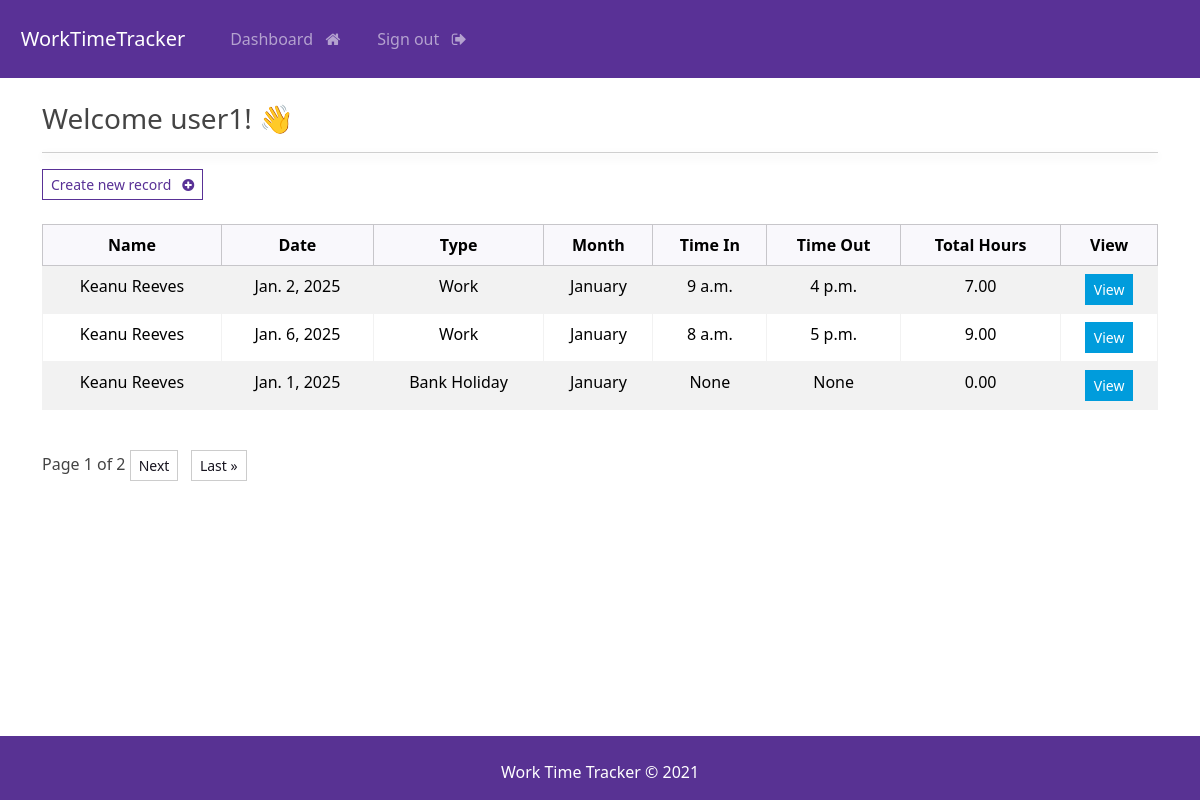
Screenshot of /dashboard (signed in) with the database file from the repository.
### webapp/models.py (models this page shows, shortened)
class Workday(models.Model):
    user = models.ForeignKey(User, on_delete=models.CASCADE)
    WORKDAY_TYPE = [
        ('Work', 'Work'),
        ('Sick Leave', 'Sick Leave'),
        ('Annual Leave', 'Annual Leave'),
        ('Bank Holiday', 'Bank Holiday'),
    ]
    MONTH = [
        ('January', 'January'),
        ('February', 'February'),
        ('March', 'March'),
        ('April', 'April'),
        ('May', 'May'),
        ('June', 'June'),
        ('July', 'July'),
        ('August', 'August'),
        ('September', 'September'),
        ('October', 'October'),
        ('November', 'November'),
        ('December', 'December'),
    ]
    id = models.AutoField(primary_key=True)
    firstname = models.CharField(max_length=100)
    lastname = models.CharField(max_length=100)
    date = models.DateField()
    month = models.CharField(
        max_length=20,
        choices=MONTH,
        default=get_current_month,
    )
    workday_type = models.CharField(
        max_length=20,
        choices=WORKDAY_TYPE,
        default='Work',
    )
    time_in = models.TimeField(blank=True, null=True)
    time_out = models.TimeField(blank=True, null=True)
    @property
    def total_hours(self):
        if self.time_in and self.time_out:
            time_in_dt = datetime.combine(date.today(), self.time_in)
            time_out_dt = datetime.combine(date.today(), self.time_out)
            time_diff = time_out_dt - time_in_dt
            return time_diff.total_seconds() / 3600  # Convert seconds to hours
        return 0

### webapp/views.py (the view)
# urls.py: path('dashboard', views.dashboard, name="dashboard"),
@login_required(login_url='login')
def dashboard(request):
    if request.user.is_superuser:
        records_list = Workday.objects.all()  # Superuser sees all records
    else:
        records_list = Workday.objects.filter(user=request.user)  # Regular users see their records only
    paginator = Paginator(records_list, 3)  # Showing 3 records per page
    page = request.GET.get('page', 1)
    try:
        records = paginator.page(page)
    except PageNotAnInteger:
        records = paginator.page(1)
    except EmptyPage:
        records = paginator.page(paginator.num_pages)
    context = {
        'records': records,
        'page_title': 'Dashboard'
    }
    return render(request, 'webapp/dashboard.html', context=context)

### webapp/templates/webapp/dashboard.html (shortened to what this page needs)
{% extends 'webapp/base.html' %}
{% block content %}
<h3> Welcome {{user}}! 👋 </h3>
<hr>
<a class="btn btn-outline-primary btn-sm" href="{% url 'create-record' %}">Create new record &nbsp; <i
        class="fa fa-plus-circle" aria-hidden="true"></i></a>
<br><br>
<table class="table table-hover table-striped  table-bordered text-center">
    <thead class="table-light">
        <tr>
            <th scope="col">Name</th>
            <th scope="col">Date</th>
            <th scope="col">Type</th>
            <th scope="col">Month</th>
            <th scope="col">Time In</th>
            <th scope="col">Time Out</th>
            <th scope="col">Total Hours</th>
            <th scope="col">View</th>
        </tr>
    </thead>
    <tbody>
        {% if records %}
        {% for record in records %}
        <tr>
            <td>{{ record.firstname }} {{ record.lastname }}</td>
            <td>{{ record.date }}</td>
            <td>{{ record.get_workday_type_display }}</td>
            <td>{{ record.get_month_display }}</td>
            <td>{{ record.time_in }}</td>
            <td>{{ record.time_out }}</td>
            <td>{{ record.total_hours|floatformat:2 }}</td>
            <td>
                <a href="{% url 'view-record' record.id %}" class="btn btn-info btn-sm">View</a>
        </tr>
        {% endfor %}
        {% endif %}
    </tbody>
</table>
<br>
<div class="pagination">
    <span class="step-links">
        <span class="current">
            Page {{ records.number }} of {{ records.paginator.num_pages }}
        </span>
        {% if records.has_next %}
        <a class="btn btn-info btn-sm btn-secondary" href="?page={{ records.next_page_number }}">Next</a> &nbsp;
        <a class="btn btn-info btn-sm btn-secondary" href="?page={{ records.paginator.num_pages }}">Last &raquo;</a>
        {% endif %}
    </span>
</div>
{% endblock %}

### webapp/templates/webapp/base.html (shortened to what this page needs)
{% load static %}
<!DOCTYPE html>
<html lang="en">
<head>
    <link rel="stylesheet" type="text/css" href="https://bootswatch.com/5/pulse/bootstrap.min.css">
    <link rel="stylesheet" href="https://cdnjs.cloudflare.com/ajax/libs/font-awesome/4.7.0/css/font-awesome.min.css">
    <link rel="stylesheet" href="{% static 'css/styles.css' %}">
    <link rel="stylesheet" href="https://cdn.jsdelivr.net/npm/flatpickr/dist/flatpickr.min.css">
</head>
<body>
    {% include 'webapp/navbar.html' %}
    <div class="container">
        <br>
        {% block content %}
        {% endblock %}
    </div>
    <footer>
        <div class="container">
            <br>
            <p class="text-center">Work Time Tracker &copy; 2021</p>
        </div>
    </footer>
</body>
</html>

### webapp/templates/webapp/navbar.html (shortened to what this page needs)
<nav class="navbar navbar-expand-lg navbar-dark bg-primary justify-content-center">
    <a class="navbar-brand main-heading" href="{% url 'home' %}">&nbsp; &nbsp; WorkTimeTracker</a>
    <div class="collapse navbar-collapse text-center" id="navbarNavDropdown">
        <ul class="navbar-nav mr-auto">
            {% if user.is_authenticated %}
            <li class="nav-item">
                <a class="nav-link" href="{% url 'dashboard' %}">Dashboard &nbsp; <i class="fa fa-home"
                        aria-hidden="true"></i> </a>
            </li>
            <li class="nav-item">
                <a class="nav-link" href="{% url 'logout' %}">Sign out &nbsp; <i class="fa fa-sign-out"
                        aria-hidden="true"></i> </a>
            </li>
        </ul>
        {% endif %}
    </div>
</nav>

### static/css/styles.css (style rules this page uses)
hr { box-shadow: 0 4px 10px rgba(0.8, 0.8, 0.8, 0.8); }
a { text-decoration: none; }
footer { position: fixed; left: 0; bottom: 0; width: 100%; background-color: #583293; color: white; text-align: center; padding: 0 40px; text-decoration: none; }

### rows the page displays
Workday: firstname "Keanu", lastname "Reeves", date "Jan. 2, 2025", workday_type "Work", month "January", time_in "9 a.m.", time_out "4 p.m.", total_hours "7.00"
Workday: firstname "Keanu", lastname "Reeves", date "Jan. 6, 2025", workday_type "Work", month "January", time_in "8 a.m.", time_out "5 p.m.", total_hours "9.00"
Workday: firstname "Keanu", lastname "Reeves", date "Jan. 1, 2025", workday_type "Bank Holiday", month "January", time_in "None", time_out "None", total_hours "0.00"

### other values shown
{{ user }} "user1"
{{ records.number }} "1"
{{ records.paginator.num_pages }} "2"
